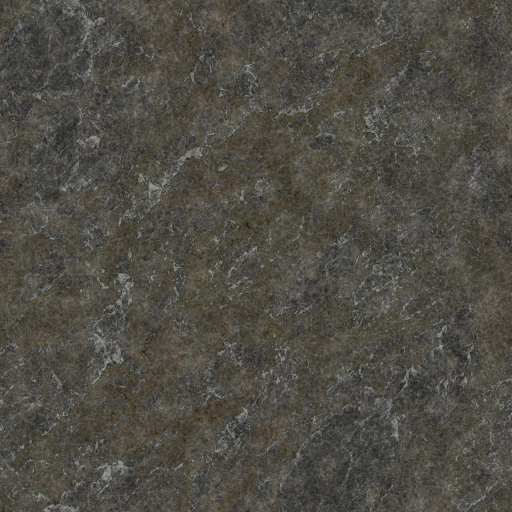
#> input picture tools/art/sources/ambientcg/Rock030/Rock030_1K_Color.jpg, 1024 x 1024 px (shown at 1/2 size)
$ python generate_alpine_textures.py
#> lines starting #> are read from the running program, lines starting #| are printed output that depends on the picture
"""High alpine pass textures: snow, scree, tundra grass, dark mountain rock and a gravel track.

Run:  python tools/art/generate_alpine_textures.py
Writes Assets/Terrain/Textures/<Name>_albedo.png (RGB + height in alpha) and <Name>_normal.png:
  Snow          wind-packed snow: soft lumps, sastrugi ripples, faint grain (procedural)
  Scree         angular, lichen-flecked rock fragments with grit between them (procedural + Rock030 detail)
  AlpineGrass   short tundra turf, straw and olive with stones showing through (Ground037 + scree)
  AlpineRock    dark, cool gneiss with rusty staining in the cracks (Rock030)
  AlpineTrack   grey gravelly dirt for the pass track (Ground048 + Gravel021)
Photo sources are CC0 1.0 (https://ambientcg.com); see docs/art-direction.md.
"""
import os

import numpy as np
from PIL import Image
from scipy import ndimage

REPO = os.path.abspath(os.path.join(os.path.dirname(__file__), "..", ".."))
SRC = os.path.join(REPO, "tools", "art", "sources", "ambientcg")
TERRAIN = os.path.join(REPO, "Assets", "Terrain", "Textures")
os.makedirs(TERRAIN, exist_ok=True)
T = 1024


def load(name, mode="RGB", size=T):
#> called with name = 'Rock030_1K_Color.jpg', mode = 'RGB', size = 1024
    folder = name.split("_")[0]
    im = Image.open(os.path.join(SRC, folder, name)).convert(mode)
#> im is the input picture: PIL image 1024x1024 RGB; mean R, G, B 79.4, 76.7, 69.6
    return np.asarray(im.resize((size, size), Image.LANCZOS)).astype(np.float64) / 255


def blur(a, sigma):
#> called with sigma = 128
    return ndimage.gaussian_filter(a, sigma if a.ndim == 2 else (sigma, sigma, 0), mode="wrap")


def lum(rgb):
    return rgb @ np.array([0.2126, 0.7152, 0.0722])
#> returned value: shape (1024, 1024) float64


def norm01(a):
    return (a - a.min()) / (np.ptp(a) + 1e-9)


def flatten_lowfreq(rgb, sigma=96, amount=0.6):
    low = blur(rgb, sigma)
    return rgb / np.maximum(low, 1e-3) * (low * (1 - amount) + low.reshape(-1, 3).mean(0) * amount)


def normal_from_height(h, strength):
    gx = (np.roll(h, -1, 1) - np.roll(h, 1, 1)) * strength
    gy = (np.roll(h, -1, 0) - np.roll(h, 1, 0)) * strength
    n = np.stack([-gx, gy, np.ones_like(gx)], -1)
    return n / np.linalg.norm(n, axis=-1, keepdims=True)


def gl_normal(name, flat=1.0, size=T):
    n = load(name, size=size) * 2 - 1
    n[..., :2] *= flat
    return n / np.linalg.norm(n, axis=-1, keepdims=True)


# Target mean brightness (sRGB) per texture, so the region sits in the same exposure range as the
# others: snow a little under paper-white, rock and turf mid-dark, like the forest's granite and meadow.
TARGET = {"Snow": 0.81, "Scree": 0.45, "AlpineGrass": 0.42, "AlpineRock": 0.44, "AlpineTrack": 0.45}


def save(name, albedo, height, normal):
    if name in TARGET:
        albedo = albedo * (TARGET[name] / max(float(np.clip(albedo, 0, 1).mean()), 1e-3))
    h = norm01(height)
    rgba = np.concatenate([np.clip(albedo, 0, 1), h[..., None]], -1)
    Image.fromarray((rgba * 255).round().astype(np.uint8), "RGBA").save(os.path.join(TERRAIN, f"{name}_albedo.png"))
    Image.fromarray(((normal * 0.5 + 0.5) * 255).round().astype(np.uint8), "RGB").save(os.path.join(TERRAIN, f"{name}_normal.png"))
    print("wrote", name)


def tile_noise(size, beta, seed, stretch=(1.0, 1.0)):
    """Tileable 1/f^beta noise; `stretch` squashes frequencies along x/y (anisotropic ripples)."""
    r = np.random.default_rng(seed)
    f = np.fft.fftfreq(size)
    k = np.hypot(f[None, :] * stretch[0], f[:, None] * stretch[1])
    k[0, 0] = 1
    spec = np.fft.fft2(r.standard_normal((size, size))) / k ** (beta / 2)
    spec[0, 0] = 0
    return norm01(np.real(np.fft.ifft2(spec)))


def voronoi(size, cells, seed, jitter=0.9):
    """Tileable Voronoi: (d1, d2, cell id, points) per pixel, distances in pixels."""
    from scipy.spatial import cKDTree
    r = np.random.default_rng(seed)
    g = size / cells
    pts = (np.stack(np.meshgrid(np.arange(cells), np.arange(cells), indexing="ij"), -1).reshape(-1, 2) + 0.5
           + r.uniform(-jitter / 2, jitter / 2, (cells * cells, 2))) * g
    pts = np.mod(pts, size)
    ys, xs = np.mgrid[0:size, 0:size].astype(np.float64)
    tree = cKDTree(pts, boxsize=size)
    d, i = tree.query(np.c_[ys.ravel(), xs.ravel()], k=2)
    return d[:, 0].reshape(size, size), d[:, 1].reshape(size, size), i[:, 0].reshape(size, size), pts


rock_detail = lum(flatten_lowfreq(load("Rock030_1K_Color.jpg"), 128, 0.6))
rock_detail = rock_detail / rock_detail.mean()

# ---------------------------------------------------------------- snow (tile 5 m)
lumps = tile_noise(T, 3.6, 301)
ripples = tile_noise(T, 3.0, 302, stretch=(0.45, 1.3))              # sastrugi: soft ridges across the wind
grain = tile_noise(T, 1.2, 303)
sh = lumps * 0.7 + ripples * 0.24 + grain * 0.06
low = 1 - norm01(blur(sh, 6))
snow = np.array([0.90, 0.93, 0.97]) * (0.94 + 0.06 * sh[..., None])
snow = snow * (1 - 0.06 * low[..., None]) + np.array([-0.03, -0.01, 0.02]) * low[..., None]   # bluer hollows
specks = (tile_noise(T, 0.8, 304) > 0.83) * (tile_noise(T, 2.5, 305) > 0.6)                    # old snow: faint grit
snow = snow * (1 - 0.06 * blur(specks.astype(float), 0.7)[..., None])
save("Snow", snow, sh, normal_from_height(blur(sh, 1.5), 7.0))

# ---------------------------------------------------------------- scree (tile 3 m)
ys, xs = np.mgrid[0:T, 0:T].astype(np.float64)


def rubble(cells, seed, keep, gap_px, height):
    """Loose angular stones: Voronoi cells shrunk apart, pyramid-faceted and tilted at random."""
    d1, d2, cid, pts = voronoi(T, cells, seed, 1.0)
    r = np.random.default_rng(seed + 1)
    n = len(pts)
    g = T / cells
    alive = (r.random(n) < keep)[cid]
    cy, cx = pts[cid, 0], pts[cid, 1]
    dy = (ys - cy + T / 2) % T - T / 2
    dx = (xs - cx + T / 2) % T - T / 2
    tilt = r.normal(0, 0.45, (n, 2))[cid]
    bd = (d2 - d1) / 2                                         # distance to the cell boundary
    body = np.clip((bd - gap_px) / (g * 0.35), 0, 1)
    h = (body ** 0.55 + (tilt[..., 0] * dx + tilt[..., 1] * dy) / g * body) * alive * (bd > gap_px)
    tone = r.uniform(0.72, 1.12, n)[cid]
    hue = r.uniform(-0.04, 0.04, n)[cid]
    return np.clip(h, 0, 1.4) * height, tone, hue, alive & (bd > gap_px)


big_h, big_t, big_c, big_m = rubble(9, 311, 0.8, 4.0, 1.0)
sm_h, sm_t, sm_c, sm_m = rubble(26, 313, 0.9, 2.5, 0.42)
use_big = big_h > sm_h
sh = np.where(use_big, big_h, sm_h)
tone = np.where(use_big, big_t, sm_t)
hue = np.where(use_big, big_c, sm_c)
solid = big_m | sm_m
sh = sh + 0.04 * rock_detail
base = np.array([0.44, 0.43, 0.42])
sc = base * (tone[..., None] + hue[..., None] * np.array([1, 0.2, -1]))
sc = sc * (0.72 + 0.28 * rock_detail[..., None])
sc = sc * (0.78 + 0.22 * np.clip(sh / 0.6, 0, 1))[..., None]                                    # darker low edges
grit = np.array([0.24, 0.23, 0.21]) * (0.75 + 0.5 * tile_noise(T, 1.4, 315))[..., None]
sc = np.where(solid[..., None], sc, grit)
lichen = (tile_noise(T, 2.2, 316) > 0.74) & solid & (sh > 0.3)                                 # pale green-grey lichen
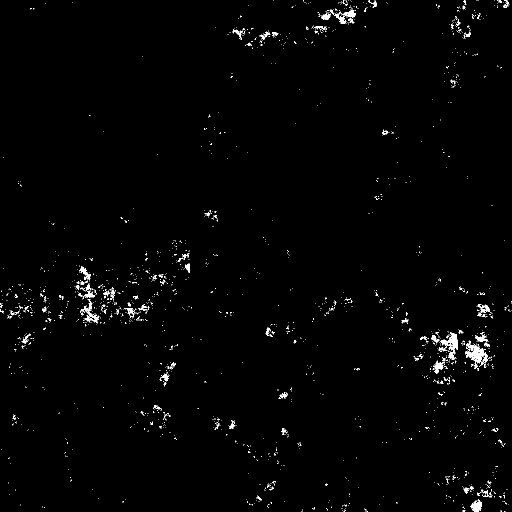
#> lichen: shape (1024, 1024) bool (shown at 1/2 size); 1.1% white in thin lines or dots
lichen2 = (tile_noise(T, 2.0, 317) > 0.82) & solid & (sh > 0.4)                                # orange crust lichen
#> lichen2: shape (1024, 1024) bool; 0.17% white in thin lines or dots
sc = np.where(lichen[..., None], sc * 0.55 + np.array([0.55, 0.57, 0.47]) * 0.45, sc)
sc = np.where(lichen2[..., None], sc * 0.6 + np.array([0.62, 0.40, 0.16]) * 0.4, sc)
scree_albedo, scree_h = sc, sh
save("Scree", sc, sh, normal_from_height(blur(sh, 0.7), 9.0))
#> call 2 of normal_from_height, with strength = 9
#> in normal_from_height (call 2), `gy = (np.roll(h, -1, 0) - np.roll(h, 1, 0)) * strength`:
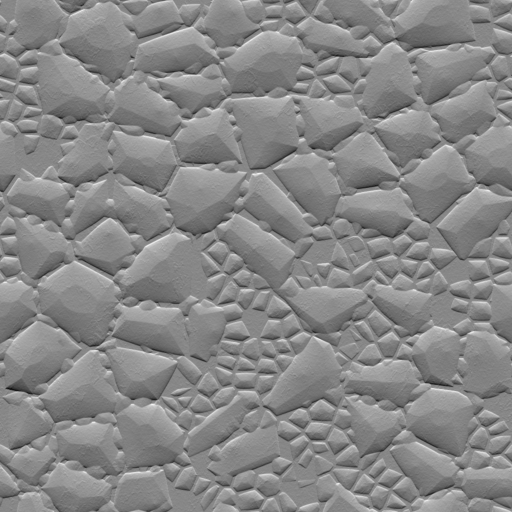
#> gy: shape (1024, 1024) float64 (shown at 1/2 size); min -1.74, max 1.54, mean 1.06e-18; drawn with min black and max white
#> in normal_from_height (call 2), `n = np.stack([-gx, gy, np.ones_like(gx)], -1)`:
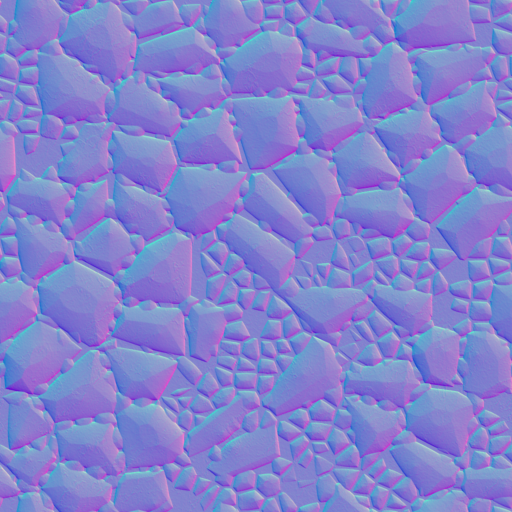
#> n: shape (1024, 1024, 3) float64 (shown at 1/2 size); mean of channels 0, 1, 2 -4e-19, -1.68e-16, 1; drawn with min black and max white
#> in normal_from_height (call 2), `return n / np.linalg.norm(n, axis=-1, keepdims=True)`:
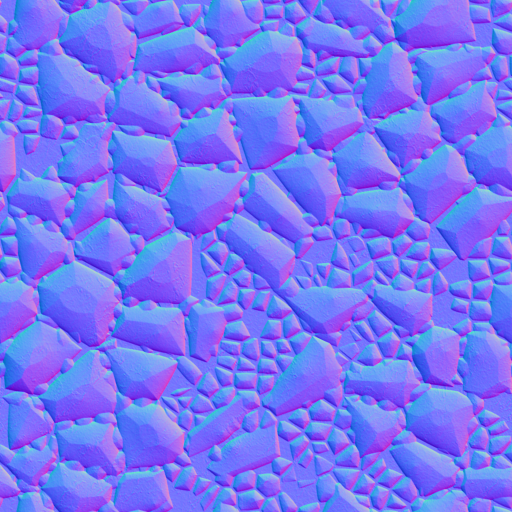
#> returned value: shape (1024, 1024, 3) float64 (shown at 1/2 size); mean of channels 0, 1, 2 2.07e-05, -0.000203, 0.929; drawn with min black and max white
#> call 2 of save, with name = 'Scree'
#> in save (call 2), `albedo = albedo * (TARGET[name] / max(float(np.clip(albedo, 0, 1).mean..`:
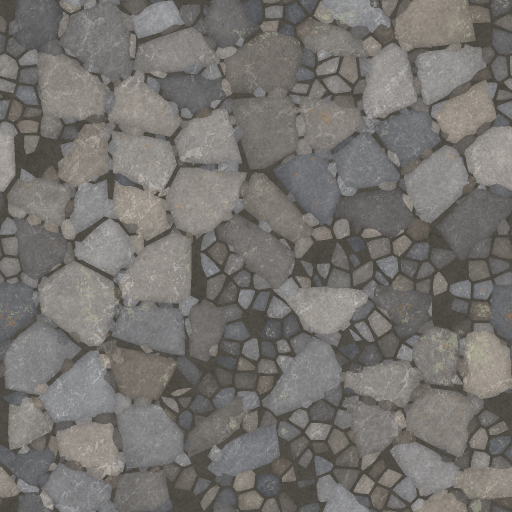
#> albedo: shape (1024, 1024, 3) float64 (shown at 1/2 size); mean of channels 0, 1, 2 0.462, 0.451, 0.437; drawn as R, G, B
#> in save (call 2), `rgba = np.concatenate([np.clip(albedo, 0, 1), h[..., None]], -1)`:
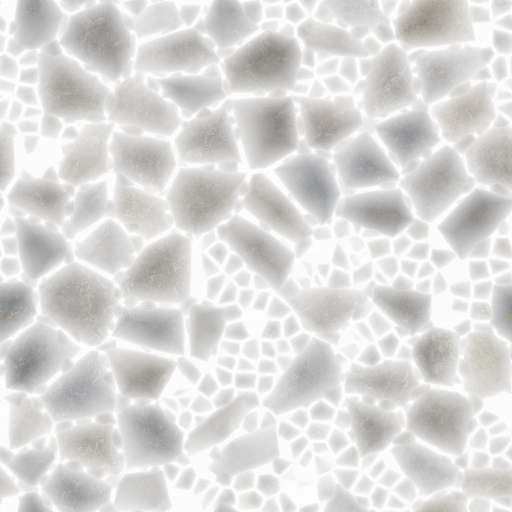
#> rgba: shape (1024, 1024, 4) float64 (shown at 1/2 size); mean of channels 0, 1, 2, 3 0.462, 0.451, 0.437, 0.303; transparent parts drawn white

# ---------------------------------------------------------------- alpine grass / tundra (tile 4 m)
fl = flatten_lowfreq(load("Ground037_1K_Color.jpg"), 96, 0.5)
#> call 2 of load, with name = 'Ground037_1K_Color.jpg', mode = 'RGB', size = 1024
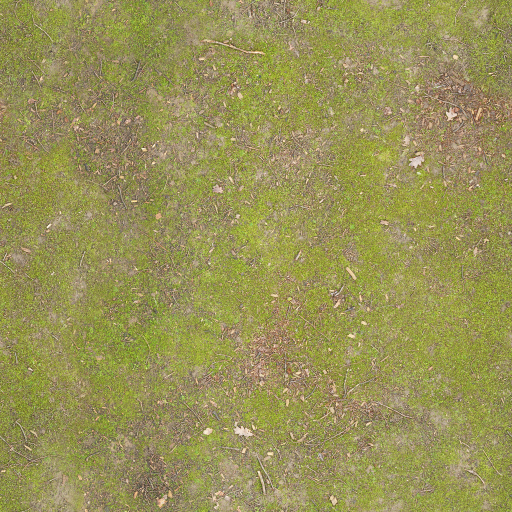
#> input picture tools/art/sources/ambientcg/Ground037/Ground037_1K_Color.jpg, 1024 x 1024 px (shown at 1/2 size)
#> in load, im is the input picture: PIL image 1024x1024 RGB; mean R, G, B 152.4, 146.8, 87.5
#> (the run stopped early here; a loop or call above may not have finished)
